Frame 1 (no input): blank canvas, image omitted
Frame 60 (the mouse pressed at the canvas centre just before this capture): blank canvas, image omitted
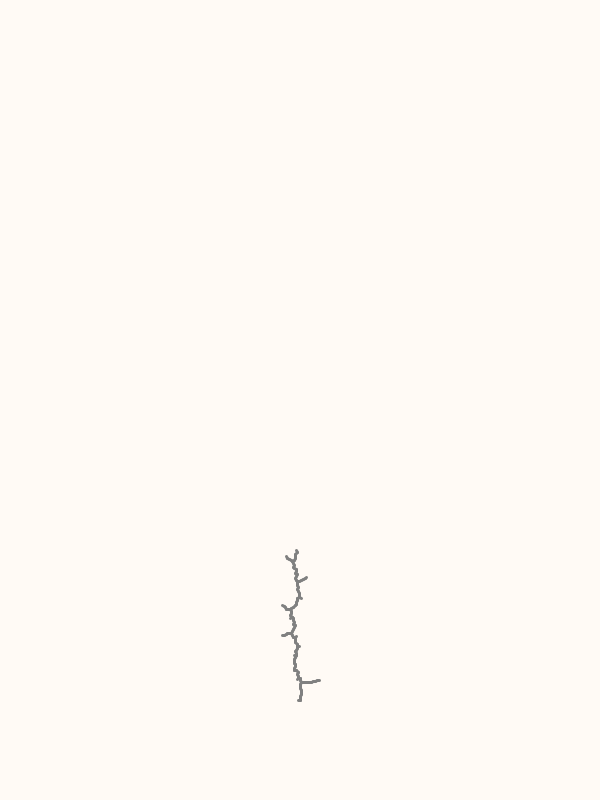
Frame 120 (the mouse held since frame 60 and released just before this capture)

The Processing sketch whose frames 1 and 60 were blank and that drew this single picture after the mouse press (run headless with seeded random() and noise(); from frame 60 on, the mouse is pressed at the canvas centre):

// Processing sketch: processing_125643
// ── processing_125643.pde

//Based on program from Generative Design book by Hartmut Bohnacker
//Processing 2.0

int max = 25000;                //maximum number of particles
int count = 1;
float[] x = new float[max];
float[] y = new float[max];
float r = 1;                    //line length
PVector axis;
float dec=0.9999;               //decrease rate of stroke weight

void setup() {
  size(600,800);
  background(255,250,245);
  frameRate(900);
  smooth();
  stroke(128);
  x[0] = width/2;               //initial particle position
  y[0] = height-100;            //
}

void draw() {
  strokeWeight(3*dec);
  axis = new PVector(random(100,width-100),random(70,height-70));
  float minDist = 1000;
  int pin = 0;
  for(int i=0; i < count; i++) {                      //find the closest particle of the organism
    float updtDist = dist(axis.x,axis.y, x[i],y[i]);
    if (updtDist < minDist) {
      minDist = updtDist;
      pin = i; 
    }
  }
  float theta = atan2(axis.y-y[pin], axis.x-x[pin]);
  x[count] = x[pin] + cos(theta) * r*2;
  y[count] = y[pin] + sin(theta) * r*2;
  line(x[count],y[count],x[pin],y[pin]);              //attach new particle to the organism
  count++;
  if(dec>=0.3){  dec-=0.0001;  }                      //restrain minimum stroke weight
  else{  dec=0.3;  }
  if (count >= max){
    noLoop();                                         //stop program when all particles were drawn
  }
}
